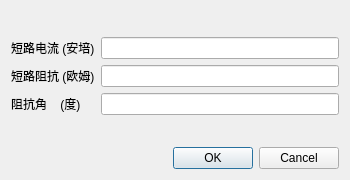
<?xml version="1.0" encoding="UTF-8"?>
<ui version="4.0">
 <class>ValueCalc_1106</class>
 <widget class="QDialog" name="ValueCalc_1106">
  <property name="geometry">
   <rect>
    <x>0</x>
    <y>0</y>
    <width>350</width>
    <height>180</height>
   </rect>
  </property>
  <property name="windowTitle">
   <string>Dialog</string>
  </property>
  <layout class="QVBoxLayout" name="verticalLayout">
   <item>
    <layout class="QFormLayout" name="formLayout">
     <item row="1" column="0">
      <widget class="QLabel" name="label">
       <property name="text">
        <string>短路电流 (安培)</string>
       </property>
      </widget>
     </item>
     <item row="1" column="1">
      <widget class="QLineEdit" name="lineEdit_dianliu"/>
     </item>
     <item row="2" column="0">
      <widget class="QLabel" name="label_2">
       <property name="text">
        <string>短路阻抗 (欧姆)</string>
       </property>
      </widget>
     </item>
     <item row="2" column="1">
      <widget class="QLineEdit" name="lineEdit_zukang"/>
     </item>
     <item row="3" column="0">
      <widget class="QLabel" name="label_3">
       <property name="text">
        <string>阻抗角    (度)</string>
       </property>
      </widget>
     </item>
     <item row="3" column="1">
      <widget class="QLineEdit" name="lineEdit_zukangjiao"/>
     </item>
     <item row="0" column="0">
      <spacer name="verticalSpacer">
       <property name="orientation">
        <enum>Qt::Vertical</enum>
       </property>
       <property name="sizeHint" stdset="0">
        <size>
         <width>20</width>
         <height>40</height>
        </size>
       </property>
      </spacer>
     </item>
     <item row="4" column="1">
      <spacer name="verticalSpacer_2">
       <property name="orientation">
        <enum>Qt::Vertical</enum>
       </property>
       <property name="sizeHint" stdset="0">
        <size>
         <width>20</width>
         <height>40</height>
        </size>
       </property>
      </spacer>
     </item>
    </layout>
   </item>
   <item>
    <widget class="QDialogButtonBox" name="buttonBox">
     <property name="orientation">
      <enum>Qt::Horizontal</enum>
     </property>
     <property name="standardButtons">
      <set>QDialogButtonBox::Cancel|QDialogButtonBox::Ok</set>
     </property>
    </widget>
   </item>
  </layout>
 </widget>
 <resources/>
 <connections>
  <connection>
   <sender>buttonBox</sender>
   <signal>accepted()</signal>
   <receiver>ValueCalc_1106</receiver>
   <slot>accept()</slot>
   <hints>
    <hint type="sourcelabel">
     <x>248</x>
     <y>254</y>
    </hint>
    <hint type="destinationlabel">
     <x>157</x>
     <y>274</y>
    </hint>
   </hints>
  </connection>
  <connection>
   <sender>buttonBox</sender>
   <signal>rejected()</signal>
   <receiver>ValueCalc_1106</receiver>
   <slot>reject()</slot>
   <hints>
    <hint type="sourcelabel">
     <x>316</x>
     <y>260</y>
    </hint>
    <hint type="destinationlabel">
     <x>286</x>
     <y>274</y>
    </hint>
   </hints>
  </connection>
 </connections>
</ui>
